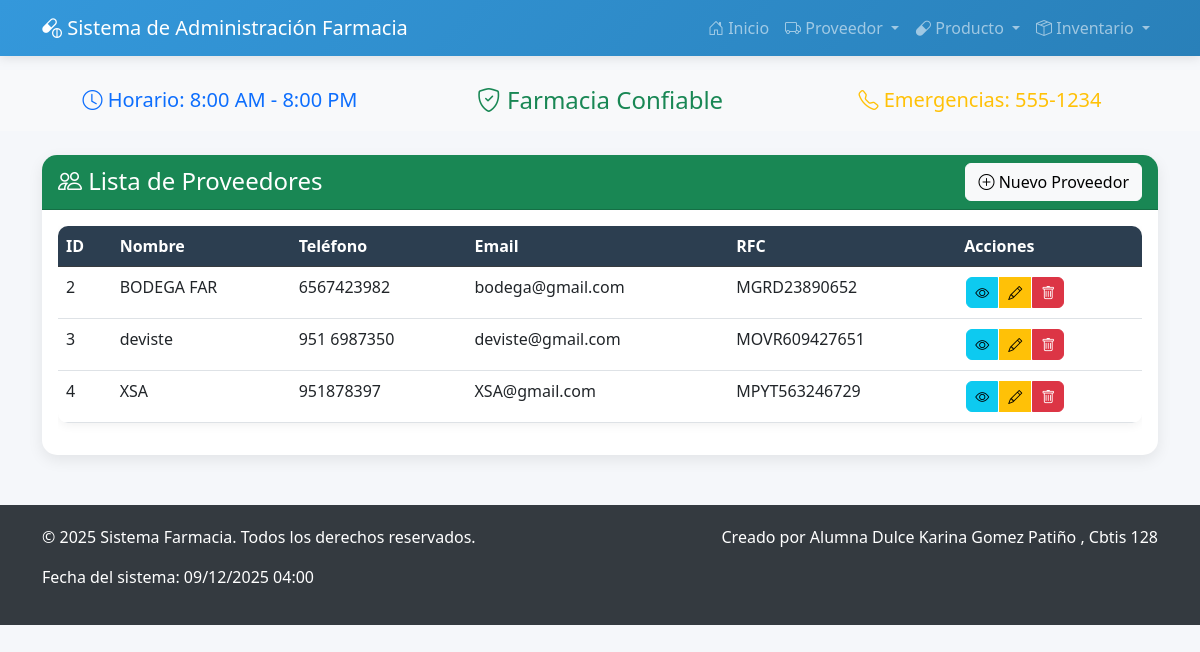
Page /proveedor/ on the committed database.
### FARMACIAAAAA/app_Farmacia/models.py (models this page shows, shortened)
class Proveedor(models.Model):
    nombre = models.CharField(max_length=100)
    direccion = models.TextField()
    telefono = models.CharField(max_length=15)
    email = models.EmailField()
    rfc = models.CharField(max_length=13)
    fecha_registro = models.DateField(auto_now_add=True)
    activo = models.BooleanField(default=True)

### FARMACIAAAAA/app_Farmacia/views.py (the view)
# urls.py: path('proveedor/', views.ver_proveedores, name='ver_proveedores'),
def ver_proveedores(request):
    proveedores = Proveedor.objects.all()
    return render(request, 'proveedor/ver_proveedores.html', {'proveedores': proveedores})

### FARMACIAAAAA/app_Farmacia/templates/proveedor/ver_proveedores.html (shortened to what this page needs)
{% extends 'base.html' %}
{% block content %}
<div class="card card-custom">
    <div class="card-header bg-success text-white d-flex justify-content-between align-items-center">
        <h4 class="mb-0">
            <i class="bi bi-people"></i> Lista de Proveedores
        </h4>
        <a href="{% url 'agregar_proveedor' %}" class="btn btn-light">
            <i class="bi bi-plus-circle"></i> Nuevo Proveedor
        </a>
    </div>
    <div class="card-body">
        <div class="table-responsive">
            <table class="table table-custom table-hover">
                <thead class="table-dark">
                    <tr>
                        <th>ID</th>
                        <th>Nombre</th>
                        <th>Teléfono</th>
                        <th>Email</th>
                        <th>RFC</th>
                        <th>Acciones</th>
                    </tr>
                </thead>
                <tbody>
                    {% for proveedor in proveedores %}
                    <tr>
                        <td>{{ proveedor.id }}</td>
                        <td>{{ proveedor.nombre }}</td>
                        <td>{{ proveedor.telefono }}</td>
                        <td>{{ proveedor.email }}</td>
                        <td>{{ proveedor.rfc }}</td>
                        <td>
                            <div class="btn-group" role="group">
                                <a href="#" class="btn btn-sm btn-info">
                                    <i class="bi bi-eye"></i>
                                </a>
                                <a href="{% url 'actualizar_proveedor' proveedor.id %}" class="btn btn-sm btn-warning">
                                    <i class="bi bi-pencil"></i>
                                </a>
                                <a href="{% url 'borrar_proveedor' proveedor.id %}" class="btn btn-sm btn-danger">
                                    <i class="bi bi-trash"></i>
                                </a>
                            </div>
                        </td>
                    </tr>
                    {% empty %}
                    <tr>
                        <td colspan="6" class="text-center">No hay proveedores registrados</td>
                    </tr>
                    {% endfor %}
                </tbody>
            </table>
        </div>
    </div>
</div>
{% endblock %}

### FARMACIAAAAA/app_Farmacia/templates/base.html (style rules this page uses)
.card { border-radius: 12px; overflow: hidden; }
.table th { background-color: #2c3e50; color: white; font-weight: 600; }
.btn-group .btn { border-radius: 6px; margin: 2px; }
:root { --primary-color: #3498db; --secondary-color: #2ecc71; --accent-color: #e74c3c; --light-color: #f8f9fa; --dark-color: #343a40; }
body { background-color: #f5f7fa; font-family: 'Segoe UI', Tahoma, Geneva, Verdana, sans-serif; padding-top: 70px; }
.card-custom { border: none; border-radius: 15px; box-shadow: 0 5px 15px rgba(0,0,0,0.08); transition: transform 0.3s; }
.table-custom { background: white; border-radius: 10px; overflow: hidden; box-shadow: 0 3px 10px rgba(0,0,0,0.05); }

### rows in the picture
Proveedor: id "2", nombre "BODEGA FAR", telefono "6567423982", email "bodega@gmail.com", rfc "MGRD23890652"
Proveedor: id "3", nombre "deviste", telefono "951 6987350", email "deviste@gmail.com", rfc "MOVR609427651"
Proveedor: id "4", nombre "XSA", telefono "951878397", email "XSA@gmail.com", rfc "MPYT563246729"
